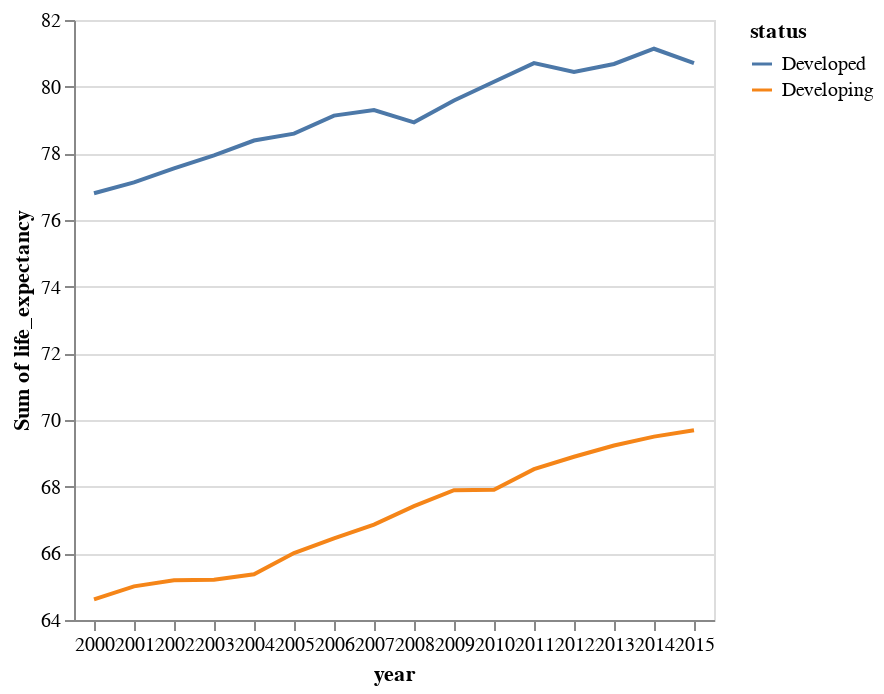

The notebook cell saved with this chart:
### Markdown cell above
## Developed vs Developing

### Code cell
b = alt.Chart(dataset_df.groupby(["status", "year"]).mean()["life_expectancy"].reset_index()).mark_line().encode(
    x=alt.X("year:N", axis=alt.Axis(labelAngle=0)),
    y=alt.Y("sum(life_expectancy)",scale=alt.Scale(zero=False)),
    color="status",
    tooltip="status"
)
b

### Figure 1 — Vega-Lite specification as saved in the notebook (floating-point values rounded to 4 significant figures)
{"config": {"view": {"continuousWidth": 400, "continuousHeight": 300}}, "data": {"name": "data-02ce0053a4ba2a8371c3157b3a2160f7"}, "mark": "line", "encoding": {"color": {"type": "nominal", "field": "status"}, "tooltip": {"type": "nominal", "field": "status"}, "x": {"type": "nominal", "axis": {"labelAngle": 0}, "field": "year"}, "y": {"type": "quantitative", "aggregate": "sum", "field": "life_expectancy", "scale": {"zero": false}}}, "$schema": "https://vega.github.io/schema/vega-lite/v4.8.1.json", "datasets": {"data-02ce0053a4ba2a8371c3157b3a2160f7": [{"status": "Developed", "year": 2000, "life_expectancy": 76.8}, {"status": "Developed", "year": 2001, "life_expectancy": 77.13}, {"status": "Developed", "year": 2002, "life_expectancy": 77.55}, {"status": "Developed", "year": 2003, "life_expectancy": 77.94}, {"status": "Developed", "year": 2004, "life_expectancy": 78.38}, {"status": "Developed", "year": 2005, "life_expectancy": 78.59}, {"status": "Developed", "year": 2006, "life_expectancy": 79.13}, {"status": "Developed", "year": 2007, "life_expectancy": 79.3}, {"status": "Developed", "year": 2008, "life_expectancy": 78.93}, {"status": "Developed", "year": 2009, "life_expectancy": 79.58}, {"status": "Developed", "year": 2010, "life_expectancy": 80.15}, {"status": "Developed", "year": 2011, "life_expectancy": 80.71}, {"status": "Developed", "year": 2012, "life_expectancy": 80.44}, {"status": "Developed", "year": 2013, "life_expectancy": 80.68}, {"status": "Developed", "year": 2014, "life_expectancy": 81.14}, {"status": "Developed", "year": 2015, "life_expectancy": 80.71}, {"status": "Developing", "year": 2000, "life_expectancy": 64.62}, {"status": "Developing", "year": 2001, "life_expectancy": 65.01}, {"status": "Developing", "year": 2002, "life_expectancy": 65.19}, {"status": "Developing", "year": 2003, "life_expectancy": 65.21}, {"status": "Developing", "year": 2004, "life_expectancy": 65.37}, {"status": "Developing", "year": 2005, "life_expectancy": 66.01}, {"status": "Developing", "year": 2006, "life_expectancy": 66.45}, {"status": "Developing", "year": 2007, "life_expectancy": 66.86}, {"status": "Developing", "year": 2008, "life_expectancy": 67.41}, {"status": "Developing", "year": 2009, "life_expectancy": 67.89}, {"status": "Developing", "year": 2010, "life_expectancy": 67.91}, {"status": "Developing", "year": 2011, "life_expectancy": 68.52}, {"status": "Developing", "year": 2012, "life_expectancy": 68.9}, {"status": "Developing", "year": 2013, "life_expectancy": 69.23}, {"status": "Developing", "year": 2014, "life_expectancy": 69.5}, {"status": "Developing", "year": 2015, "life_expectancy": 69.69}]}}
